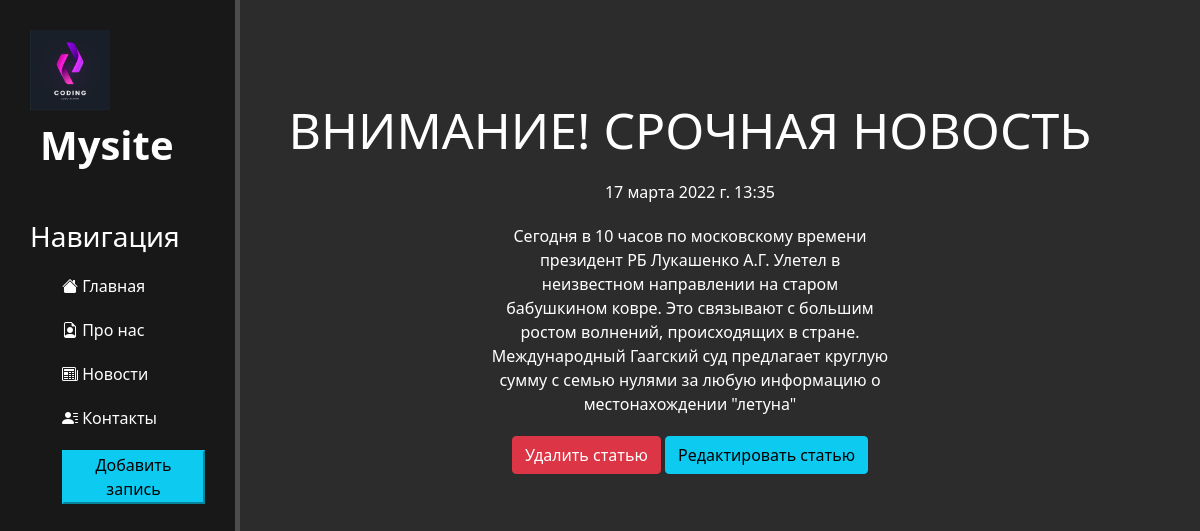
The page /news/2 on the database its author committed.
### news/models.py (models this page shows, shortened)
class Articles(models.Model):   #Наследуем все от класса Model
    title = models.CharField('Название', max_length=50)
    anons = models.CharField('Анонс', max_length=250)     # CharField - не более 250 символов
    full_text = models.TextField('Статья')                      # TextField - тип данных для текстовой информации где много символов
    date = models.DateTimeField('Дата публикации')
    class Meta:
        verbose_name = 'Новость'
        verbose_name_plural = "Новости" #plural = множественном числе.

### news/views.py (the view)
# urls.py: path('<int:pk>', views.NewsDetailView.as_view(), name='news-detail'),
class NewsDetailView(DetailView):
    model = Articles
    template_name = 'news/details_view.html'
    context_object_name = 'article'

### news/templates/news/details_view.html (shortened to what this page needs)
{% extends 'main/layout.html' %}
{% block text %}
    <div class="features">
        <h1>{{ article.title }}</h1>
        <p>{{ article.date }}</p>
        <p>{{ article.full_text }}</p>
        <a href="{% url 'news-delete' article.id %}" class="btn btn-danger">Удалить статью</a>
        <a href="{% url 'news-update' article.id %}" class="btn btn-info">Редактировать статью</a>
    </div>
{% endblock %}

### main/static/main/css/main.css (style rules this page uses)
body { background: #2c2c2c; }
main .features { float: left; color: #fff; margin-top: 100px; text-align: center; width: 75%; }
main .features h1 { font-size: 50px; text-align: center; }
main .features p { max-width: 400px; margin: 20px auto; }

### rows shown on the page
Articles: title "ВНИМАНИЕ! СРОЧНАЯ НОВОСТЬ", date "17 марта 2022 г. 13:35", full_text "Сегодня в 10 часов по московскому времени президент РБ Лукашенко А.Г. Улетел в неизвестном направлении на старом бабушкином ковре. Это связывают с большим ростом волнений, происходящих в стране. Международный Гаагский суд предлагает круглую сумму с семью нулями за любую информацию о местонахождении \"летуна\""
